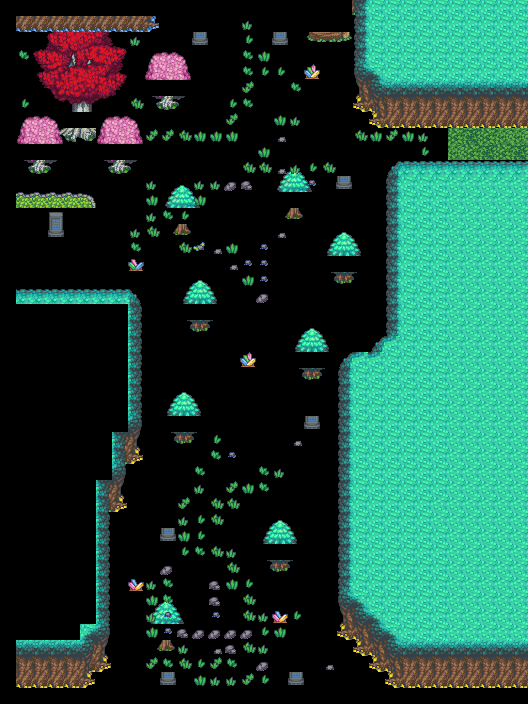

A 2D game scene composited from a Tiled map and its tileset images. What follows is a short description and the map's XML, with each tile layer's data collapsed to a summary:
An orthogonal 33x44 tile map with 16x16 px tiles, 2 tile layers (sol2, decord1), 4 hidden layers not drawn, 4 tilesets.

<map version="1.0" orientation="orthogonal" renderorder="right-up" width="33" height="44" tilewidth="16" tileheight="16" nextobjectid="1">
 <tileset firstgid="1" name="terrain" tilewidth="16" tileheight="16" tilecount="1482">
  <image source="../../tileset/terrain.png" width="624" height="608" />
 </tileset>
 <tileset firstgid="1483" name="collision" tilewidth="16" tileheight="16" tilecount="1">
  <image source="../../tileset/collision.png" width="16" height="16" />
 </tileset>
 <tileset firstgid="1484" name="outside" tilewidth="16" tileheight="16" tilecount="1248">
  <image source="../../tileset/outside.png" width="832" height="384" />
 </tileset>
 <tileset firstgid="2732" name="dungeon" tilewidth="16" tileheight="16" tilecount="1479">
  <image source="../../tileset/dungeon.png" width="816" height="464" />
 </tileset>
 <layer name="sol1" width="33" height="44" visible="0">
  <data>[1452 cells, 1452 non-empty, 19 distinct tile ids]</data>
 </layer>
 <layer name="sol2" width="33" height="44">
  <data>[1452 cells, 541 non-empty, 73 distinct tile ids]</data>
 </layer>
 <layer name="decord1" width="33" height="44">
  <data>[1452 cells, 472 non-empty, 56 distinct tile ids]</data>
 </layer>
 <layer name="decord2" width="33" height="44" visible="0">
  <data>[1452 cells, 46 non-empty, 16 distinct tile ids]</data>
 </layer>
 <layer name="collision" width="33" height="44" visible="0">
  <data>[1452 cells, 360 non-empty, 1 distinct tile ids]</data>
 </layer>
 <layer name="event" width="33" height="44" visible="0">
  <data>[1452 cells, 13 non-empty, 1 distinct tile ids]</data>
 </layer>
</map>
